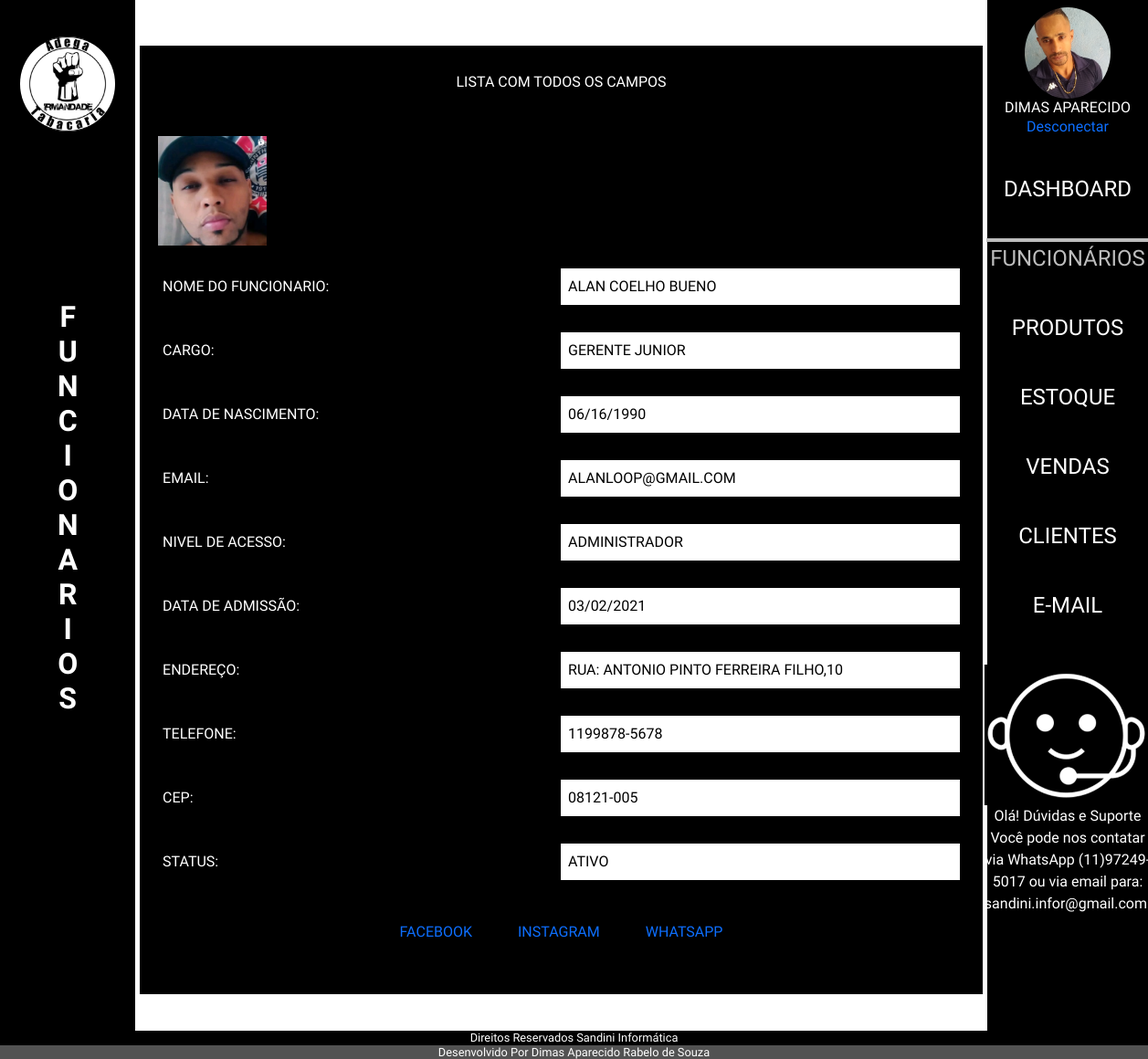
Page /admin/index.php?p=funcionarios&f=listatodos&id=1 (signed in) on the committed database.
### tables this page shows
CREATE TABLE `tblfuncionarios` (
  `idFuncionario` int(11) NOT NULL,
  `nomeFuncionario` varchar(50) NOT NULL,
  `altFuncionario` varchar(50) NOT NULL,
  `cargoFuncionario` varchar(20) NOT NULL,
  `dataNascFuncionario` date NOT NULL,
  `emailFuncionario` varchar(80) NOT NULL,
  `senhaFuncionario` varchar(20) NOT NULL,
  `nivelFuncionario` varchar(15) NOT NULL,
  `dataAdmissaoFuncionario` date NOT NULL,
  `enderecoFuncionario` varchar(50) NOT NULL,
  `telFuncionario` varchar(15) NOT NULL,
  `cepFuncionario` varchar(10) NOT NULL,
  `statusFuncionario` varchar(10) NOT NULL,
  `fotoFuncionario` varchar(100) DEFAULT NULL,
  `linkFaceFuncionario` varchar(150) NOT NULL,
  `linkInstaFuncionario` varchar(150) NOT NULL,
  `linkWhatsFuncionario` varchar(150) NOT NULL
);

CREATE TABLE `tblusuarios` (
  `idUsuario` int(11) NOT NULL,
  `nomeUsuario` varchar(50) NOT NULL,
  `emailUsuario` varchar(80) NOT NULL,
  `senhaUsuario` varchar(20) NOT NULL,
  `statusUsuario` varchar(10) NOT NULL,
  `fotoUsuario` varchar(100) NOT NULL
);

### admin/authenticacao.php (called while the page is built, shortened)
<?php
if (isset($_SESSION['idUsuario'])) {
    $tipoUsuario = 'cliente';
} elseif (isset($_SESSION['idFuncionario'])) {
    $id = $_SESSION['idFuncionario'];
    $tipoUsuario = 'funcionario';
} else {
    header("location: http://localhost/AdegaIrmandadeLocal/admin/loginAdmin.php");
    exit;
}
$pagina = @$_GET['p'];
require_once('class/cliente.php');
require_once('class/funcionario.php');
if ($tipoUsuario === 'cliente') {
    $usuarios = new ClienteClass($id);
} elseif ($tipoUsuario === 'funcionario') {
    $funcionarios = new FuncionarioClass($id);
    $usuario = $funcionarios;
}

### admin/class/funcionario.php (called while the page is built, shortened)
<?php
class FuncionarioClass
{
    public $idFuncionario;
    public function __construct($id = false)
    {
        if ($id) {
            $this->idFuncionario = $id;
            $this->Carregar();
        }
    }
    public function Carregar()
    {
        $query = "SELECT * FROM  tblfuncionarios WHERE idFuncionario = " . $this->idFuncionario;
        $conn = Conexao::LigarConexao();
        $resultado = $conn->query($query);
        $lista = $resultado->fetchAll();
        foreach ($lista as $linha) {
            $this->nomeFuncionario = $linha['nomeFuncionario'];
            $this->cargoFuncionario = $linha['cargoFuncionario'];
            $this->dataNascFuncionario = $linha['dataNascFuncionario'];
            $this->emailFuncionario = $linha['emailFuncionario'];
            $this->nivelFuncionario = $linha['nivelFuncionario'];
            $this->dataAdmissaoFuncionario = $linha['dataAdmissaoFuncionario'];
            $this->enderecoFuncionario = $linha['enderecoFuncionario'];
            $this->telFuncionario = $linha['telFuncionario'];
            $this->cepFuncionario = $linha['cepFuncionario'];
            $this->statusFuncionario = $linha['statusFuncionario'];
            $this->fotoFuncionario = $linha['fotoFuncionario'];
            $this->linkFaceFuncionario = $linha['linkFaceFuncionario'];
        }
    }
   }

### admin/class/cliente.php (called while the page is built, shortened)
<?php
class ClienteClass
{
    public $idUsuario;
public function __construct($id = false)
    {
        if ($id) {
            $this->idUsuario = $id;
            $this->Carregar();
        }
    }
    public function Carregar()
    {
        $query = "SELECT * FROM tblusuarios WHERE idUsuario = " . $this->idUsuario;
        $conn = Conexao::LigarConexao();
        $resultado = $conn->query($query);
        $lista = $resultado->fetchAll();
        foreach ($lista as $linha) {
            $this->nomeUsuario = $linha['nomeUsuario'];
            $this->fotoUsuario = $linha['fotoUsuario'];
        }
        }
 }

### admin/funcionarios/listatodos.php (the view, shortened to what this page needs)
<?php
require_once("class/funcionario.php");
$funcionario = new FuncionarioClass($id);
?>
<h1 class="h1Atual">LISTA COM TODOS OS CAMPOS</h1>
<form class="formVisualizacao" action="index.php?p=funcionarios&f=listatodos&id=<?php echo $funcionario->idFuncionario; ?>" method="POST" enctype="multipart/form-data">
    <div class="fotoVisual">
        <?php if (!empty($funcionario->fotoFuncionario)) : ?>
            <img src="../admin/img/<?php echo $funcionario->fotoFuncionario; ?>" alt="Funcionário Photo" id="imgfoto">
        <?php else : ?>
            <img src="img/sem-foto.jpg" alt="Sem Foto" id="imgfoto">
        <?php endif; ?>
    </div>
    <div>
        <label for="nomeFuncionario">Nome do Funcionario:</label>
        <input type="text" name="nomeFuncionario" id="nomeFuncionario" placeholder="Informe o Nome do Funcionario" value="<?php echo $funcionario->nomeFuncionario; ?>" style="border: none;" readonly>
    </div>
    <div>
        <label for="cargoFuncionario">Cargo:</label>
        <input type="text" name="cargoFuncionario" id="cargoFuncionario" placeholder="Informe o Cargo" value="<?php echo $funcionario->cargoFuncionario; ?>" style="border: none;" readonly>
    </div>
    <div>
        <label for="dataNascFuncionario">Data de Nascimento:</label>
        <input type="date" name="dataNascFuncionario" id="dataNascFuncionario" value="<?php echo $funcionario->dataNascFuncionario; ?>" style="border: none;" readonly>
    </div>
    <div>
        <label for="emailFuncionario"> Email:</label>
        <input type="email" name="emailFuncionario" id="emailFuncionario" placeholder="name@example.com" value="<?php echo $funcionario->emailFuncionario; ?>" style="border: none;" readonly>
    </div>
    <div>
        <label for="nivelFuncionario">Nivel de Acesso:</label>
        <input type="text" name="nivelFuncionario" id="nivelFuncionario" placeholder="Informe o Nivel de Acesso" value="<?php echo $funcionario->nivelFuncionario; ?>" style="border: none;" readonly>
    </div>
    <div>
        <label for="dataAdmissaoFuncionario">Data de Admissão:</label>
        <input type="date" name="dataAdmissaoFuncionario" id="dataAdmissaoFuncionario" value="<?php echo $funcionario->dataAdmissaoFuncionario; ?>" style="border: none;" readonly>
    </div>
    <div>
        <label for="enderecoFuncionario"> Endereço:</label>
        <input type="text" name="enderecoFuncionario" id="enderecoFuncionario" placeholder="Informe o Endereço" value="<?php echo $funcionario->enderecoFuncionario; ?>" style="border: none;" readonly>
    </div>
    <div>
        <label for="telFuncionario">Telefone:</label>
        <input type="tel" name="telFuncionario" id="telFuncionario" placeholder="(11)99999-9999" value="<?php echo $funcionario->telFuncionario; ?>" style="border: none;" readonly>
    </div>
    <div>
        <label for="cepFuncionario"> Cep:</label>
        <input type="text" id="cepFuncionario" name="cepFuncionario" maxlength="9" placeholder="00000-000" value="<?php echo $funcionario->cepFuncionario; ?>" style="border: none;" readonly>
    </div>
    <div>
        <label for="statusFuncionario"> Status:</label>
        <input type="text" name="statusFuncionario" id="statusFuncionario" value="<?php echo $funcionario->statusFuncionario; ?>" style="border: none;" readonly>
    </div>
    <ul class="listaRedesSociais">
    <li><a href="<?php echo $funcionario->linkFaceFuncionario; ?>" target="_blank">FACEBOOK</a></li>
    <li><a href="#" target="_blank">INSTAGRAM</a></li>
    <li><a href="#" target="_blank">WHATSAPP</a></li>
        </ul>
</form>

### admin/index.php (shortened to what this page needs)
<?php
require_once('authenticacao.php');
?>
<!DOCTYPE html>
<html lang="pt-BR">
<head>
    <link rel="stylesheet" href="../src/css/reset.css">
    <link rel="stylesheet" href="https://cdnjs.cloudflare.com/ajax/libs/animate.css/4.1.1/animate.min.css">
    <link rel="stylesheet" href="https://cdn.jsdelivr.net/npm/bootstrap@5.3.2/dist/css/bootstrap.min.css">
    <link rel="stylesheet" href="./css/estilo.css">
</head>
<body>
    <main>
        <section class="topoEsquerda">
            <h1>
                <img src="img/logoadega.png" alt=" imagem da logo">
            </h1>
            <?php
            if ($pagina == '') {
                $texto = '';
            } else {
                $texto = '' . $pagina;
            }
            echo '<h2 class="vertical-text">';
            for ($i = 0; $i < strlen($texto); $i++) {
                echo '<span>' . $texto[$i] . '</span>';
            }
            echo '</h2>';
            ?>
        </section>
        <div class="box">
            <?php
            switch ($pagina) {
                case 'funcionarios':
                    require_once('funcionarios/funcionarios.php');
                    break;
            }
            ?>
        </div>
        <div class="menu">
            <?php
            $pagina = @$_GET['p'];
            ?>
            <div class="divlogin">
                <?php
                $foto = isset($usuarios->fotoUsuario) ? $usuarios->fotoUsuario : (isset($funcionarios->fotoFuncionario) ? $funcionarios->fotoFuncionario : null);
                $nome = isset($usuarios->nomeUsuario) ? $usuarios->nomeUsuario : (isset($funcionarios->nomeFuncionario) ? $funcionarios->nomeFuncionario : null);
                if (!empty($foto)) {
                    echo '<img src="../admin/img/' . $foto . '" alt="User">';
                } else {
                    echo '<img src="../admin/img/btnuser.png" alt="Imagem Padrão">';
                }
                echo '<h2>' . $nome . '</h2>';
                ?>
                <a href="desconectar.php">Desconectar</a>
            </div>
            <nav>
                <ul>
                    <li><a href="index.php?p=dashboard" class="<?= ($pagina == 'dashboard' || $pagina == '') ? 'menuAtivo' : ''; ?>"> Dashboard </a></li>
                    <li><a href="index.php?p=funcionarios" class="<?= ($pagina == 'funcionarios') ? 'menuAtivo' : ''; ?>"> Funcionários </a></li>
                    <li><a href="index.php?p=produtos" class="<?= ($pagina == 'produtos') ? 'menuAtivo' : ''; ?>"> Produtos </a></li>
                    <li><a href="index.php?p=estoque" class="<?= ($pagina == 'estoque') ? 'menuAtivo' : ''; ?>"> Estoque </a></li>
                    <li><a href="index.php?p=vendas" class="<?= ($pagina == 'vendas') ? 'menuAtivo' : ''; ?>"> Vendas </a></li>
                    <li><a href="index.php?p=clientes" class="<?= ($pagina == 'clientes') ? 'menuAtivo' : ''; ?>"> Clientes </a></li>
                    <li><a href="index.php?p=contato" class="<?= ($pagina == 'contato') ? 'menuAtivo' : ''; ?>"> E-mail </a></li>
                    <li class="geralAjuda"><img class="iconeAjuda" src="../admin/img/ajudaSuporte.png" alt=""></a>
                        <p class="msnSuporte">Olá! Dúvidas e Suporte
                            Você pode nos contatar
                            via WhatsApp (11)97249-5017
                            ou via email para:
                            sandini.infor@gmail.com.</p>
                    </li>
                </ul>
            </nav>
        </div>
    </main>
    <footer class="rodape">
        <h2>Direitos Reservados Sandini Informática</h2>
        <h2 class="h2d">Desenvolvido Por Dimas Aparecido Rabelo de Souza</h2>
    </footer>
</body>
</html>

### admin/css/estilo.css (style rules this page uses)
* a, h1, h2, h3, h4 { font-family: 'Secular One'; font-size: 16px; text-align: center; margin: 0; padding: 0; box-sizing: border-box; text-decoration: none; }
textarea, select, input { text-transform: uppercase; }
body { display: flex; flex-direction: column; min-height: 100vh; color: #ffffff; }
.vertical-text { writing-mode: vertical-lr; text-orientation: upright; white-space: nowrap; display: inline-block; font-family: 'Secular One'; font-size: 2.0em; font-weight: bold; text-transform: uppercase; }
h1 { width: 80%; margin-top: 10px }
h1 img { width: 70%; border-radius: 50%; }
.divlogin { width: 100%; display: flex; align-items: center; flex-direction: column; justify-content: space-between; padding: 8px; }
.divlogin img { border-radius: 50%; max-width: 180px; max-height: 100px; }
.topoEsquerda { background: #000000; display: flex; flex-direction: column; width: 200px; justify-content: space-between; align-items: center; padding-bottom: 345px; }
main { width: 100%; flex: 1; display: flex; }
.menu { display: flex; background: #000000; color: #ffffff; text-align: center; margin: 0 auto; width: 14%; align-items: center; flex-direction: column; }
ul { padding: 10px 20px; }
ul li { padding: 20px 20px; }
nav ul li a { color: #ffffff; text-decoration: none; font-size: 1.5em; text-transform: uppercase; }
.menuAtivo { color: #bdbdbd !important; border-top: solid 4px #bdbdbd; padding: 4px; }
.box { width: 100%; min-height: 400px; overflow: auto; box-sizing: border-box; padding: 40px 5px; color: #000000; }
.rodape { width: 100%; }
.rodape h2 { background: #000000; margin-bottom: 0; font-size: 0.8em; }
.rodape .h2d { background: #525252; }
h1 { text-align: center; background: #000000; width: 100%; padding: 30px 0px; text-transform: uppercase; }
form { display: flex; flex-direction: column; align-items: center; background: #252323; width: 100%; font-family: 'Secular One'; text-transform: uppercase; }
label { display: flex; flex-direction: column; margin: 5px 5px; color: #ffffff; }
input { margin: 5px 5px; width: 360px; text-transform: uppercase; }
.h1Atual { color: #ffffff; }
.iconeAjuda { width: 100%; }
.msnSuporte { font-family: 'Secular One'; }
.geralAjuda { display: flex; flex-direction: column; margin-top: 7px; }

### admin/funcionarios/listatodos.php (style rules this page uses)
.formVisualizacao { background: #000000; display: flex; flex-direction: column; align-items: flex-start; padding: 20px; }
.fotoVisual { margin-bottom: 20px; }
.fotoVisual img { max-width: 200px; max-height: 120px; }
.formVisualizacao div { margin-bottom: 20px; }
label { color: #ffffff; }
input[type="text"], input[type="email"], input[type="tel"], input[type="date"] { width: 100%; padding: 8px; box-sizing: border-box; border: none; outline: none; }
.formVisualizacao div { display: flex; flex-direction: row; align-items: center; justify-content: space-between; width: 100%; }
.formVisualizacao div input { flex: 1; }
.formVisualizacao div label { flex: 1; margin-right: 10px; }
.listaRedesSociais { display: flex; flex-direction: row; justify-content: center; align-items: center; width: 100%; padding: 0; list-style: none; }
.listaRedesSociais li { margin: 0 5px; }

### rows in the picture
tblfuncionarios: fotoFuncionario (picture), nomeFuncionario "ALAN COELHO BUENo", cargoFuncionario "GERENTE JUNIOR", dataNascFuncionario "06/16/1990", emailFuncionario "alanloop@gmail.com", nivelFuncionario "ADMINISTRADOR", dataAdmissaoFuncionario "03/02/2021", enderecoFuncionario "Rua: Antonio Pinto Ferreira Filho,10", telFuncionario "1199878-5678", cepFuncionario "08121-005", statusFuncionario "ATIVO"
tblusuarios: fotoUsuario (picture), nomeUsuario "DIMAS APARECIDO"

### other values in the picture
$texto[$i] "F"
$texto[$i] "U"
$texto[$i] "N"
$texto[$i] "C"
$texto[$i] "I"
$texto[$i] "O"
$texto[$i] "A"
$texto[$i] "R"
$texto[$i] "S"
